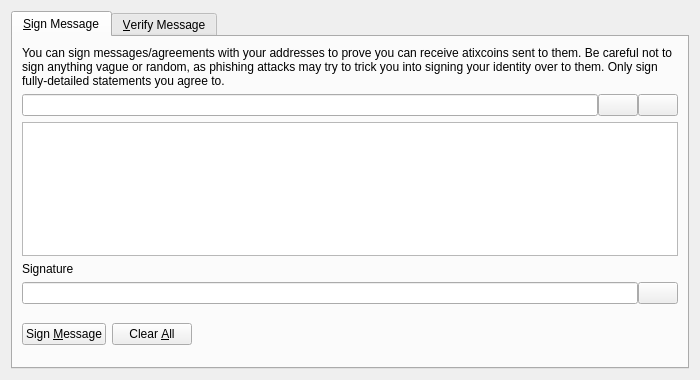
<?xml version="1.0" encoding="UTF-8"?>
<ui version="4.0">
 <class>SignVerifyMessageDialog</class>
 <widget class="QDialog" name="SignVerifyMessageDialog">
  <property name="geometry">
   <rect>
    <x>0</x>
    <y>0</y>
    <width>700</width>
    <height>380</height>
   </rect>
  </property>
  <property name="windowTitle">
   <string>Signatures - Sign / Verify a Message</string>
  </property>
  <property name="modal">
   <bool>true</bool>
  </property>
  <layout class="QVBoxLayout" name="verticalLayout">
   <item>
    <widget class="QTabWidget" name="tabWidget">
     <property name="currentIndex">
      <number>0</number>
     </property>
     <widget class="QWidget" name="tabSignMessage">
      <attribute name="title">
       <string>&amp;Sign Message</string>
      </attribute>
      <layout class="QVBoxLayout" name="verticalLayout_SM">
       <item>
        <widget class="QLabel" name="infoLabel_SM">
         <property name="text">
          <string>You can sign messages/agreements with your addresses to prove you can receive atixcoins sent to them. Be careful not to sign anything vague or random, as phishing attacks may try to trick you into signing your identity over to them. Only sign fully-detailed statements you agree to.</string>
         </property>
         <property name="textFormat">
          <enum>Qt::PlainText</enum>
         </property>
         <property name="wordWrap">
          <bool>true</bool>
         </property>
        </widget>
       </item>
       <item>
        <layout class="QHBoxLayout" name="horizontalLayout_1_SM">
         <property name="spacing">
          <number>0</number>
         </property>
         <item>
          <widget class="QValidatedLineEdit" name="addressIn_SM">
           <property name="toolTip">
            <string>The Atixcoin address to sign the message with</string>
           </property>
          </widget>
         </item>
         <item>
          <widget class="QPushButton" name="addressBookButton_SM">
           <property name="toolTip">
            <string>Choose previously used address</string>
           </property>
           <property name="text">
            <string/>
           </property>
           <property name="icon">
            <iconset resource="../bitcoin.qrc">
             <normaloff>:/icons/address-book</normaloff>:/icons/address-book</iconset>
           </property>
           <property name="shortcut">
            <string>Alt+A</string>
           </property>
           <property name="autoDefault">
            <bool>false</bool>
           </property>
          </widget>
         </item>
         <item>
          <widget class="QPushButton" name="pasteButton_SM">
           <property name="toolTip">
            <string>Paste address from clipboard</string>
           </property>
           <property name="text">
            <string/>
           </property>
           <property name="icon">
            <iconset resource="../bitcoin.qrc">
             <normaloff>:/icons/editpaste</normaloff>:/icons/editpaste</iconset>
           </property>
           <property name="shortcut">
            <string>Alt+P</string>
           </property>
           <property name="autoDefault">
            <bool>false</bool>
           </property>
          </widget>
         </item>
        </layout>
       </item>
       <item>
        <widget class="QPlainTextEdit" name="messageIn_SM">
         <property name="toolTip">
          <string>Enter the message you want to sign here</string>
         </property>
        </widget>
       </item>
       <item>
        <widget class="QLabel" name="signatureLabel_SM">
         <property name="text">
          <string>Signature</string>
         </property>
         <property name="textFormat">
          <enum>Qt::PlainText</enum>
         </property>
        </widget>
       </item>
       <item>
        <layout class="QHBoxLayout" name="horizontalLayout_2_SM">
         <property name="spacing">
          <number>0</number>
         </property>
         <item>
          <widget class="QLineEdit" name="signatureOut_SM">
           <property name="font">
            <font>
             <italic>true</italic>
            </font>
           </property>
           <property name="readOnly">
            <bool>true</bool>
           </property>
          </widget>
         </item>
         <item>
          <widget class="QPushButton" name="copySignatureButton_SM">
           <property name="toolTip">
            <string>Copy the current signature to the system clipboard</string>
           </property>
           <property name="text">
            <string/>
           </property>
           <property name="icon">
            <iconset resource="../bitcoin.qrc">
             <normaloff>:/icons/editcopy</normaloff>:/icons/editcopy</iconset>
           </property>
           <property name="autoDefault">
            <bool>false</bool>
           </property>
          </widget>
         </item>
        </layout>
       </item>
       <item>
        <layout class="QHBoxLayout" name="horizontalLayout_3_SM">
         <item>
          <widget class="QPushButton" name="signMessageButton_SM">
           <property name="toolTip">
            <string>Sign the message to prove you own this Atixcoin address</string>
           </property>
           <property name="text">
            <string>Sign &amp;Message</string>
           </property>
           <property name="icon">
            <iconset resource="../bitcoin.qrc">
             <normaloff>:/icons/edit</normaloff>:/icons/edit</iconset>
           </property>
           <property name="autoDefault">
            <bool>false</bool>
           </property>
          </widget>
         </item>
         <item>
          <widget class="QPushButton" name="clearButton_SM">
           <property name="toolTip">
            <string>Reset all sign message fields</string>
           </property>
           <property name="text">
            <string>Clear &amp;All</string>
           </property>
           <property name="icon">
            <iconset resource="../bitcoin.qrc">
             <normaloff>:/icons/remove</normaloff>:/icons/remove</iconset>
           </property>
           <property name="autoDefault">
            <bool>false</bool>
           </property>
          </widget>
         </item>
         <item>
          <spacer name="horizontalSpacer_1_SM">
           <property name="orientation">
            <enum>Qt::Horizontal</enum>
           </property>
           <property name="sizeHint" stdset="0">
            <size>
             <width>40</width>
             <height>48</height>
            </size>
           </property>
          </spacer>
         </item>
         <item>
          <widget class="QLabel" name="statusLabel_SM">
           <property name="font">
            <font>
             <weight>75</weight>
             <bold>true</bold>
            </font>
           </property>
           <property name="text">
            <string/>
           </property>
           <property name="wordWrap">
            <bool>true</bool>
           </property>
          </widget>
         </item>
         <item>
          <spacer name="horizontalSpacer_2_SM">
           <property name="orientation">
            <enum>Qt::Horizontal</enum>
           </property>
           <property name="sizeHint" stdset="0">
            <size>
             <width>40</width>
             <height>48</height>
            </size>
           </property>
          </spacer>
         </item>
        </layout>
       </item>
      </layout>
     </widget>
     <widget class="QWidget" name="tabVerifyMessage">
      <attribute name="title">
       <string>&amp;Verify Message</string>
      </attribute>
      <layout class="QVBoxLayout" name="verticalLayout_VM">
       <item>
        <widget class="QLabel" name="infoLabel_VM">
         <property name="text">
          <string>Enter the receiver's address, message (ensure you copy line breaks, spaces, tabs, etc. exactly) and signature below to verify the message. Be careful not to read more into the signature than what is in the signed message itself, to avoid being tricked by a man-in-the-middle attack. Note that this only proves the signing party receives with the address, it cannot prove sendership of any transaction!</string>
         </property>
         <property name="textFormat">
          <enum>Qt::PlainText</enum>
         </property>
         <property name="alignment">
          <set>Qt::AlignLeading|Qt::AlignLeft|Qt::AlignTop</set>
         </property>
         <property name="wordWrap">
          <bool>true</bool>
         </property>
        </widget>
       </item>
       <item>
        <layout class="QHBoxLayout" name="horizontalLayout_1_VM">
         <property name="spacing">
          <number>0</number>
         </property>
         <item>
          <widget class="QValidatedLineEdit" name="addressIn_VM">
           <property name="toolTip">
            <string>The Atixcoin address the message was signed with</string>
           </property>
          </widget>
         </item>
         <item>
          <widget class="QPushButton" name="addressBookButton_VM">
           <property name="toolTip">
            <string>Choose previously used address</string>
           </property>
           <property name="text">
            <string/>
           </property>
           <property name="icon">
            <iconset resource="../bitcoin.qrc">
             <normaloff>:/icons/address-book</normaloff>:/icons/address-book</iconset>
           </property>
           <property name="shortcut">
            <string>Alt+A</string>
           </property>
           <property name="autoDefault">
            <bool>false</bool>
           </property>
          </widget>
         </item>
        </layout>
       </item>
       <item>
        <widget class="QPlainTextEdit" name="messageIn_VM"/>
       </item>
       <item>
        <widget class="QValidatedLineEdit" name="signatureIn_VM"/>
       </item>
       <item>
        <layout class="QHBoxLayout" name="horizontalLayout_2_VM">
         <item>
          <widget class="QPushButton" name="verifyMessageButton_VM">
           <property name="toolTip">
            <string>Verify the message to ensure it was signed with the specified Atixcoin address</string>
           </property>
           <property name="text">
            <string>Verify &amp;Message</string>
           </property>
           <property name="icon">
            <iconset resource="../bitcoin.qrc">
             <normaloff>:/icons/transaction_0</normaloff>:/icons/transaction_0</iconset>
           </property>
           <property name="autoDefault">
            <bool>false</bool>
           </property>
          </widget>
         </item>
         <item>
          <widget class="QPushButton" name="clearButton_VM">
           <property name="toolTip">
            <string>Reset all verify message fields</string>
           </property>
           <property name="text">
            <string>Clear &amp;All</string>
           </property>
           <property name="icon">
            <iconset resource="../bitcoin.qrc">
             <normaloff>:/icons/remove</normaloff>:/icons/remove</iconset>
           </property>
           <property name="autoDefault">
            <bool>false</bool>
           </property>
          </widget>
         </item>
         <item>
          <spacer name="horizontalSpacer_1_VM">
           <property name="orientation">
            <enum>Qt::Horizontal</enum>
           </property>
           <property name="sizeHint" stdset="0">
            <size>
             <width>40</width>
             <height>48</height>
            </size>
           </property>
          </spacer>
         </item>
         <item>
          <widget class="QLabel" name="statusLabel_VM">
           <property name="font">
            <font>
             <weight>75</weight>
             <bold>true</bold>
            </font>
           </property>
           <property name="text">
            <string/>
           </property>
           <property name="wordWrap">
            <bool>true</bool>
           </property>
          </widget>
         </item>
         <item>
          <spacer name="horizontalSpacer_2_VM">
           <property name="orientation">
            <enum>Qt::Horizontal</enum>
           </property>
           <property name="sizeHint" stdset="0">
            <size>
             <width>40</width>
             <height>48</height>
            </size>
           </property>
          </spacer>
         </item>
        </layout>
       </item>
      </layout>
     </widget>
    </widget>
   </item>
  </layout>
 </widget>
 <customwidgets>
  <customwidget>
   <class>QValidatedLineEdit</class>
   <extends>QLineEdit</extends>
   <header>qvalidatedlineedit.h</header>
  </customwidget>
 </customwidgets>
 <resources>
  <include location="../bitcoin.qrc"/>
 </resources>
 <connections/>
</ui>
